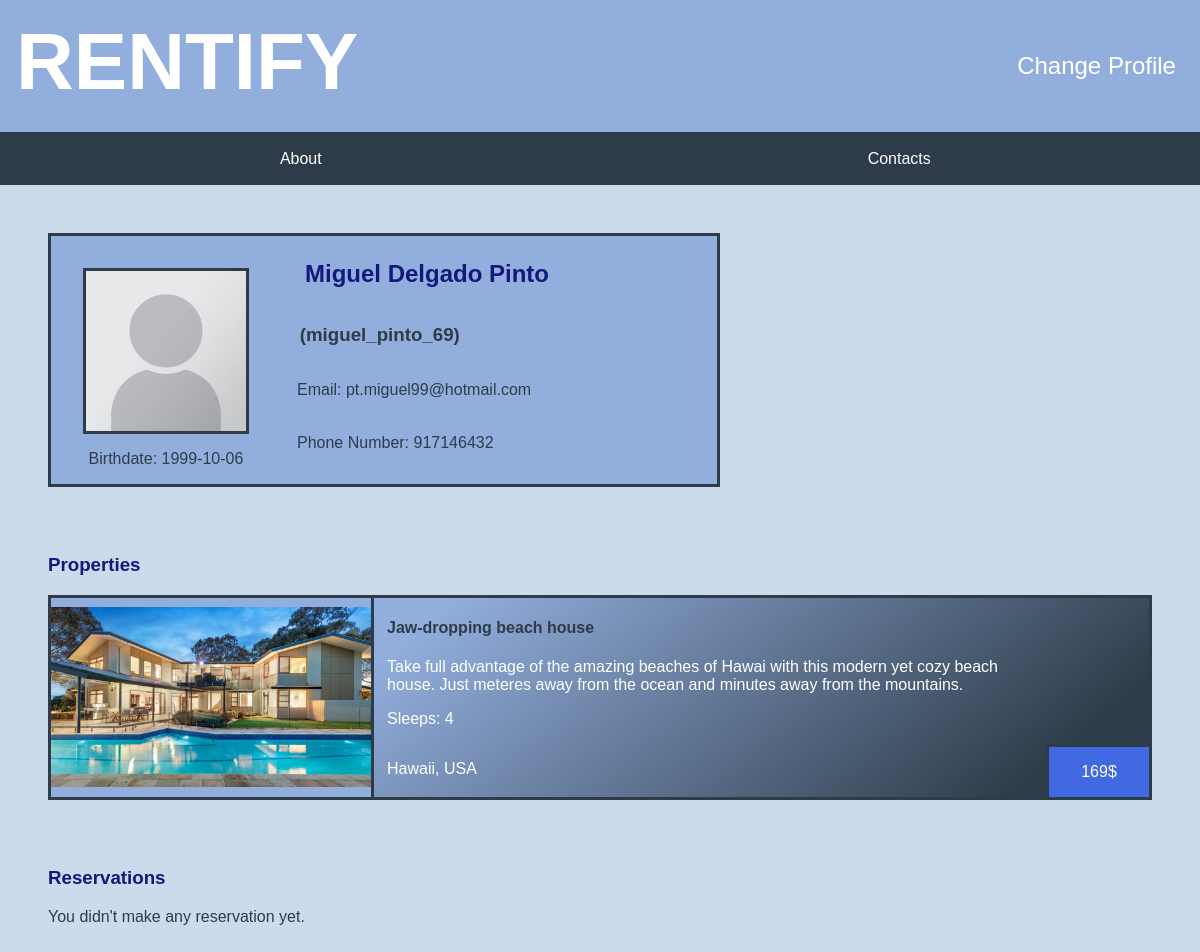
The page /pages/user.php (signed in) on the database as committed earlier.
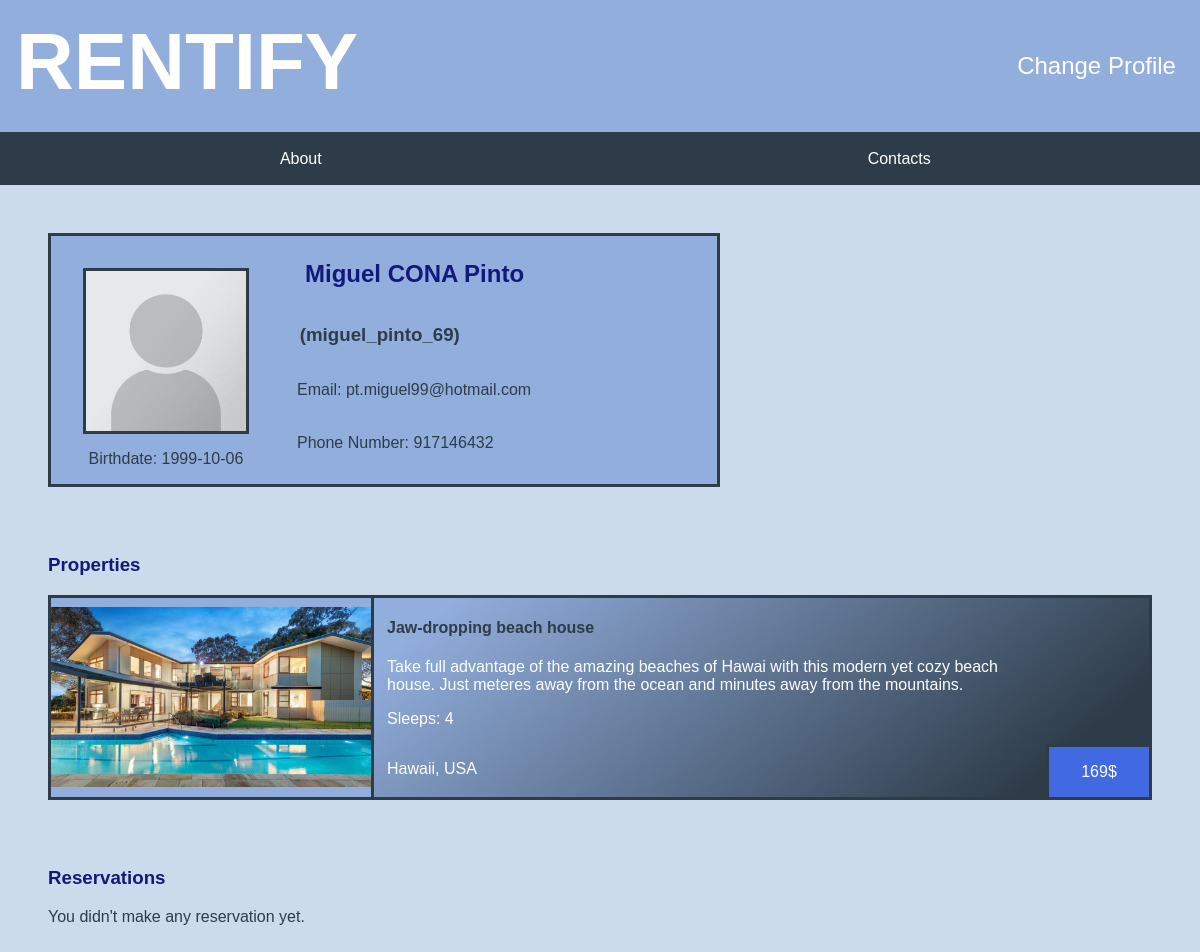
The same page on the database as committed later.
### tables this page shows
CREATE TABLE User(
    username TEXT UNIQUE PRIMARY KEY,
    full_name TEXT NOT NULL,
    birthdate DATE NOT NULL,
    phone INTEGER NOT NULL,
    email TEXT NOT NULL,
    password_hash INTEGER NOT NULL
, image_name TEXT NOT NULL DEFAULT 'user_placeholder.jpg');

CREATE TABLE Property(
    id INTEGER PRIMARY KEY AUTOINCREMENT,
    owner_username TEXT REFERENCES User(username) ON DELETE CASCADE ON UPDATE CASCADE,
    title TEXT NOT NULL,
    price_per_day REAL NOT NULL,
    location TEXT NOT NULL,
    description TEXT NOT NULL,
    sleeps INTEGER NOT NULL,
    CONSTRAINT minimum_sleeps CHECK (sleeps > 0)
);

CREATE TABLE PropertyImage(
    property_id INTEGER REFERENCES Property(id),
    image_name TEXT NOT NULL,
    PRIMARY KEY(property_id, image_name)
);

### database/user.php (called while the page is built, shortened)
<?php
  include_once "../database/connection.php";
  function getUserInfo($username, $password){
    global $db;
    $stmt = $db->prepare('SELECT * FROM User WHERE username = ? AND password_hash = ?');
    $stmt->execute(array($username, $password));
    return $stmt->fetch();
  }
  function getUserPassword($username){
    global $db;
    $stmt = $db->prepare('
        SELECT password_hash as password
        FROM User
        WHERE username = ?
    ');
    $stmt->execute(array($username));
    return $stmt->fetch();
  }
?>

### database/property.php (called while the page is built, shortened)
<?php
    include_once "../database/connection.php";
    function getPropertyInfo($id){
        global $db;
        $stmt = $db->prepare('
            SELECT *
			FROM Property
            WHERE id = ?
        ');
		$stmt->execute(array($id));
        $propertyInfo = $stmt->fetch();
		return $propertyInfo;
    }
    function getPropertyImages($id){
        global $db;
        $stmt = $db->prepare('
            SELECT PropertyImage.image_name as image
            FROM Property
            JOIN PropertyImage
            ON Property.id = PropertyImage.property_id
            WHERE Property.id = ?
        ');
        $stmt->execute(array($id));
        $propertyImages = $stmt->fetchAll();
        return $propertyImages;
    }
    function getUserProperties($username){
        global $db;
        $stmt = $db->prepare('
            SELECT Property.id as id
            FROM Property
            WHERE owner_username = ?
        ');
        $stmt->execute(array($username));
        return $stmt->fetchAll();
    }
?>

### database/reservations.php (called while the page is built)
<?php
    include_once "../database/connection.php";
    function getUserReservations($username){
        global $db;
        $stmt = $db->prepare('SELECT * FROM Reservation WHERE tourist_username = ?');
        $stmt->execute(array($username));
        return $stmt->fetchAll();
    }
?>

### pages/user.php (the view, shortened to what this page needs)
<?php
    include_once "../includes/init.php";
    include_once "../database/property.php";
    include_once "../database/user.php";
    include_once "../database/reservations.php";
    include_once "../templates/tpl_common.php";
    $username = $_SESSION['username'];
    $password_hash = getUserPassword($username)['password'];
    $user_info = getUserInfo($username, $password_hash);
    $property_ids = getUserProperties($username);
    $reservations = getUserReservations($username);
    document_main_part();
?>
        <link href="../css/user_page.css" rel="stylesheet">
        <link href="../css/properties_list.css" rel="stylesheet">
        <link href="../css/profile.css" rel="stylesheet">
    </head>
    <body>
        <header>
            <h1><a href="index.php"> RENTIFY </a></h1>
            <div id="signup">
                <a id="change_profile" href="change_profile.php">Change Profile</a>
            </div>
        </header>
        <?php
            draw_body_menu();
        ?>
        <section id="user_info">
            <div id="fit_crop">
                <img src="../images/<?=$user_info['image_name']?>"/>
            </div>
            <h2><?=$user_info['full_name']?></h2>
            <h3>(<?=$user_info['username']?>)</h3>
            <p id="email">Email: <?=$user_info['email']?></p>
            <p id="phone">Phone Number: <?=$user_info['phone']?></p>
            <p id="birthdate">Birthdate: <?=$user_info['birthdate']?></p>
        </section>
        <section id="properties">
            <h3 id="properties_h">Properties</h3>
        <?php
        if(count($property_ids) == 0){
        ?>
            <p>You didn't register any property yet.</p>
        <?php
        }
        else{
            foreach ($property_ids as $id) {
                $property_info = getPropertyInfo($id['id']);
                $property_images = getPropertyImages($id['id']);
            ?>
            <a href="property_page.php?property=<?=$id['id']?>">
                <article id="property">
                    <div id="image">
                        <img src="../images/<?=$property_images[0]['image']?>"/>
                    </div>
                    <h4 id="property_name"><?=$property_info['title']?></h4>
                    <p id="description"><?=$property_info['description']?></p>
                    <div id="price_box">
                        <p id="price"><?=$property_info['price_per_day']?></p>
                    </div>
                    <p id="sleeps"><?=$property_info['sleeps']?></p>
                    <p id="location"><?=$property_info['location']?></p>
                </article>
            </a>
            <?php
            }
        }
        ?>
        </section>
        <section id="user_reservations">
            <h3>Reservations</h3>
        <?php
        if(count($reservations) == 0){
        ?>
            <p>You didn't make any reservation yet.</p>
        <?php
        }
        ?>
        </section>
    </body>
</html>

### templates/tpl_common.php (shortened to what this page needs)
<?php
function draw_body_menu(){
?>
    <nav id="menu">
        <ul>
            <li><a href="../pages/about.php">About</a></li>
            <li><a href="../pages/contacts.php">Contacts</a></li>
        </ul>
    </nav>
<?php
}
?>
<?php
function document_main_part(){
?>
<!DOCTYPE html>
<html lang="en">
    <head>
        <link href="../css/layout.css" rel="stylesheet">
        <link href="../css/style.css" rel="stylesheet">
<?php
}
?>

### css/layout.css (style rules this page uses)
body { background-color: rgb(203, 219, 235); margin: 0; display: grid; grid-template-rows: [header] auto [nav] auto [properties] 1fr [footer] auto [end]; }
body > header { display: grid; grid-template-columns: 6fr 1fr; height: 100px; }
body > header h1 { grid-column: 1; }
body > header #signup { grid-column: 2; align-self: center; }

### css/style.css (style rules this page uses)
body > header { background-color: #92aedd; color: white; padding: 1em; }
body > header h1 { margin: 0; }
body > header a { color: white; text-decoration: none; }
#signup a:first-child { border-right: 2px solid white; padding-right: 0.3em; }
header h1 { font-size: 5em; font-family: 'Trebuchet MS', Helvetica, sans-serif; }
header #signup { font-size: 1.5em; font-family: 'Trebuchet MS', Helvetica, sans-serif; }
body { font-family: 'Trebuchet MS', Helvetica, sans-serif; }
#menu { font-family: "Helvetica"; }
#menu ul { display: flex; flex-direction: row; padding-left: 0%; }
#menu li { display: block; flex: 1; }
#menu { background-color: #2e3c49; padding: 0.1em; text-align: center; }
#menu a { color: white; text-decoration: none; }
#menu li { list-style-type: none; }

### css/user_page.css (style rules this page uses)
#signup #change_profile { border-right: 0; padding-right: 0; }
#user_info h2 { color: #12197a; }
#user_reservations { padding: 0em 3em 3em 3em; color: #2e3c49 }
#user_reservations h3 { color: #12197a; }

### css/properties_list.css (style rules this page uses)
#properties { padding: 0em 3em 3em 3em; }
#properties #properties_h { color: #12197a; }
#properties #property { display: grid; border: solid #2e3c49; grid-template-columns: 320px auto 103px; grid-template-rows: auto 1fr; background: linear-gradient(140deg, #92aedd 30%, #2e3c49 90%); }
#properties a { text-decoration: none; }
#properties #property #image { background: #92aedd; width: 320px; border-right: solid #2e3c49; grid-column: 1; grid-row-start: 1; grid-row-end: 6; display:flex; align-items: center; }
#properties #property #image img { width: 320px; margin: auto; }
#properties #property #property_name { grid-column: 2; grid-row: 1; padding-left: 1em; color: #2e3c49; }
#properties #property #description { grid-column-start: 2; grid-column-end: 3; grid-row: 2; padding-left: 1em; color: white; margin: 0%; }
#properties #property #sleeps::before { content: 'Sleeps: ' }
#properties #property #sleeps { grid-column: 2; grid-row: 3; padding-left: 1em; color: white; }
#properties #property #price_box { grid-column: 3; grid-row: 4; align-self: end; height: 50px; width: 100px; border: solid #2e3c49; border-width: 0.2em 0.2em 0em 0.2em; background: royalblue; }
#properties #property #price { text-align: center; color: white; }
#properties #property #price::after { content: '$'; }
#properties #property #location { grid-column: 2; grid-row: 4; padding-left: 1em; color: white; }

### css/profile.css (style rules this page uses)
#user_info { display: grid; grid-template-columns: 0.4fr auto; margin: 3em; margin-right: 40%; border: solid #2e3c49; background: #92aedd; }
#user_info #fit_crop { grid-column: 1; grid-row-start: 1; grid-row-end: 4; max-height: 160px; width: 160px; overflow: hidden; margin: 2em 2em 0em 2em; border: solid #2e3c49 }
#user_info img { width: 160px; }
#user_info h2 { grid-column: 2; grid-row: 1; margin: 1em 0em 0em 1em; }
#user_info h3 { grid-column: 2; grid-row: 2; margin: 0em 0em 0em 1em; color: #2e3c49; }
#user_info #email { grid-column: 2; grid-row: 3; margin: 0em 0em 0em 1em; color: #2e3c49; }
#user_info #phone { grid-column: 2; grid-row: 4; margin: 0em 0em 1em 1em; color: #2e3c49; }
#user_info #birthdate { grid-column: 1; grid-row: 4; text-align: center; color: #2e3c49; }

Rows that differ between the two databases and show on the page:
changed user "miguel_pinto_69": full_name "Miguel Delgado Pinto" → "Miguel CONA Pinto"
